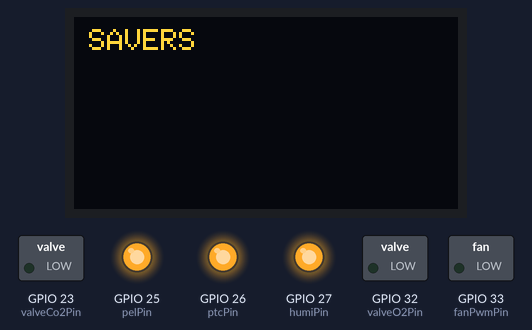
Simulated run of this sketch. Board: ESP32. On the bench: 128×64 one-colour display, switched loads named in the sketch (green lamp = pin HIGH), output pins drawn as LEDs (lit = HIGH). The OLED is the two-colour kind (top 16 rows yellow).

Above: at 0.8 s.
At 2.0 s:
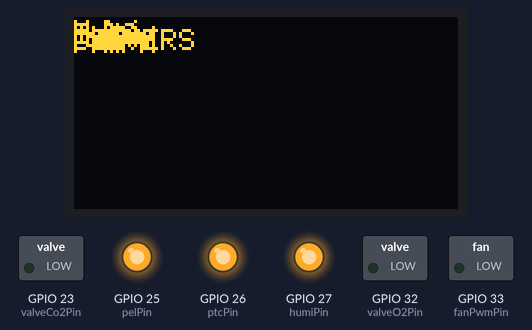

The sketch:

ESP32.ino
```cpp
#include <SPI.h>
#include <Wire.h>
#include <OneWire.h>
#include <DallasTemperature.h>
#include <Adafruit_GFX.h>
#include <Adafruit_SH1106.h>
#include <SHT21.h>
#include <SoftwareSerial.h>

#define RXD2 16
#define TXD2 17
//#include "DHT.h"
//#define DHTPIN 21
//#define DHTTYPE DHT22
#define OLED_SDA 21
#define OLED_SCL 22
#define ONE_WIRE_BUS 0
const int fanPwmPin = 33;
const int freq = 25000;
const int Channel = 0;
const int resolution = 8;

OneWire oneWire(ONE_WIRE_BUS);
DallasTemperature sensors(&oneWire);

SoftwareSerial CO2Serial(15, 18);
SoftwareSerial O2Serial(4, 5);

Adafruit_SH1106 display(21, 22);
SHT21 sht;

void get_CO2();
void get_O2();
void get_sht21();
void get_DS18B20();
void readSerial();
void send_value();
void autoTemp();
void autoHumi();
void autoCo2();
void autoO2();
void feedbackF();
void OLED_display();
void fanApp();


//DHT dht(DHTPIN, DHTTYPE);

TaskHandle_t Task1;

unsigned int CO2_int;
String CO2_str;
char CO2_arr[10];
String O2_str;
char O2_arr[80];
String O2_value_str;
float get_O2_float;
char O2_value_arr[10];
float Humi;
String Humi_str;
char Humi_arr[10];
float Temp;
String Temp_str;
char Temp_arr[10];
String Temp_RF;
String Humi_RF;
String CO2_RF;
String O2_RF;
String receive_str;
//int ledWPin = 46;//int ledBPin = 47;//int ledRPin = 48;
const int valveO2Pin = 32;
const int valveCo2Pin = 23;
long co2Delay = 0;
long co2AutoOpen = 10; // 자동제어 CO2 밸브 열려 있는 시간 값*1/10 초
long co2AutoClose = 50; // 자동제어 CO2 밸브 닫혀 있는 시간 값*1/10 초
long co2Sum = co2AutoOpen + co2AutoClose;
long o2Delay = 0;
long o2AutoOpen = 10;  // 자동제어 O2 밸브 열려 있는 시간 값*1/10 초
long o2AutoClose = 50;   // 자동제어 O2 밸브 닫혀 있는 시간 값*1/10 초
long o2Sum = o2AutoOpen + o2AutoClose;

int pelPin = 25, ptcPin = 26, humiPin = 27;

int pelMode = 0, ptcMode = 0, humiMode = 0, co2Mode = 0, o2Mode = 0, fanMode = 0;

float tempSet_float = 0;
int humiSet_int = 0;
unsigned int co2Set_uint = 0;
float o2Set_float = 0;
unsigned long feedback = 0;
unsigned long now = 0;
unsigned long past = 0;
unsigned long past2 = 0;

int pwmVal = 0;
int dialValue;
char modeCheckArr[7];
int rpmInt;
String rpmStr = "   0";
char rpmArr[10];

int modeCheckPin = 7;
String modeCheckStr = "APP ";

unsigned char hexdata[9] = {0xFF, 0x01, 0x86, 0x00, 0x00, 0x00, 0x00, 0x00, 0x79};

void Task1code(void * parameter)
{
  for(;;){
  int i = 0;
  while(i < 10){
    i++;
  }
  now = millis();
  if(feedback > 2)
  {
//    OzOled.printString("OFF", 0, 0);
    digitalWrite(valveO2Pin, 0); digitalWrite(valveCo2Pin, 0); digitalWrite(fanPwmPin, 0);
    digitalWrite(pelPin, 1); digitalWrite(ptcPin, 1); digitalWrite(humiPin, 1);
    o2Mode = 0;  co2Mode = 0; humiMode = 0; pelMode = 0; ptcMode = 0;
  }else{
//  OzOled.printString("ON ", 0, 0);
  get_CO2();
  get_O2();
  get_sht21();
  get_DS18B20();
  autoTemp();
  autoHumi();
  autoCo2();
  autoO2();
  feedbackF();
  fanApp();
  OLED_display();
  send_value();
  }
  }
}

void setup() {
  Serial.begin(115200);
  Serial2.begin(57600,SERIAL_8N1,RXD2, TXD2);
  O2Serial.begin(9600);
  CO2Serial.begin(9600);
//  dht.begin();

  delay(100);
  xTaskCreatePinnedToCore(
    Task1code,
    "Task1",
    10000,
    NULL,
    0,
    &Task1,
    0);

  pinMode(valveO2Pin, OUTPUT); pinMode(valveCo2Pin, OUTPUT);
  pinMode(pelPin, OUTPUT); pinMode(ptcPin, OUTPUT); pinMode(humiPin, OUTPUT);

  digitalWrite(valveO2Pin, 0); digitalWrite(valveCo2Pin, 0);
  digitalWrite(pelPin, 1); digitalWrite(ptcPin, 1); digitalWrite(humiPin, 1);
  pinMode(ONE_WIRE_BUS, INPUT);

  ledcSetup(Channel,freq,resolution);
  ledcAttachPin(fanPwmPin , Channel);
  delay(50);

  ledcWrite(Channel, 0);
  sensors.begin();
  display.begin(SH1106_SWITCHCAPVCC, 0x3C);
  display.display();
  delay(500);
  display.clearDisplay();
  display.setTextSize(1);
  display.setTextColor(WHITE);
  display.setCursor(5,4);
  display.println("SAVERS");
  display.display();
  delay(1000);
  display.setCursor(0,1); display.println("Humi:"); display.display();
  display.setCursor(10,1); display.println("%"); display.display();
  display.setCursor(0,2); display.println("Temp:"); display.display();
  display.setCursor(10,2); display.println("*C"); display.display();
  display.setCursor(10,3); display.println("ppm"); display.display();
  display.setCursor(0,4); display.println("O2 :"); display.display();
  display.setCursor(10,4); display.println("%"); display.display();
  display.setCursor(0,5); display.println("FAN:"); display.display();
  display.setCursor(10,5); display.println("RPM"); display.display();
}


void loop() {
  while(Serial2.available() > 0)
  {
    String input = Serial2.readString();
    receive_str = receive_str + input;
    readSerial();
  }
}
```

Measured:
- what the display in image 0 shows lasts 1.1 s, from 0.7 s to 1.8 s
